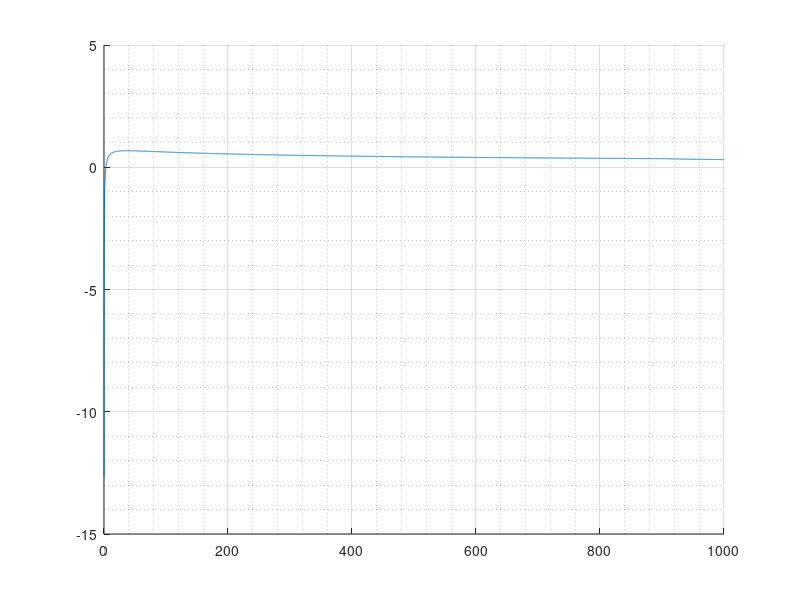

The MATLAB script that drew this image:
clear
close all
clc

% Dati stadio:
r2_r1 = 1;
cm2_cm1 = 1;
D0s_D0h = 1.25;
n = 25000;
alpha1 = deg2rad(75);
u = 350;
eta_r = 0.92;
eta_s = 0.88;
f = 0.03;

% Fluido di lavoro:
T00 = 0;
p00 = 0;
k = 1.4;
R_f = 287;
cp = 1004;

psi = [1e-1:0.1:1e3]';
R = [0];

eta_tts = [];

for i = 1:1
    for j = 1:size(psi,1)
        kis = 1./sqrt(psi(j));
        C1 = sqrt(eta_s)/kis .* (sqrt(1-R(i)));
        C1t = C1.*sin(alpha1);
        C2m = C1.*sin(alpha1);
        C1m = C2m;
        W2 = sqrt(((eta_r*(1+f).*R(i))/kis.^2) + (eta_s/(kis.^2)).*(1-R) - 2*sqrt(eta_s)/(kis).*sqrt(1-R(i))*sin(alpha1) + (r2_r1).^2);
        W2t = sqrt(W2.^2 - C2m.^2);
        C2t = (W2t - r2_r1);

        C2 = sqrt(C2m.^2 + C2t.^2);
        lambda = 2*(C1t - r2_r1*C2t);

        phie = 1;

        eta = lambda/(psi(j) - phie*C2.^2);
        eta_tts = [eta_tts; eta];

    end
end

%%
figure
hold on;
grid on;
grid minor;
plot(psi, eta_tts);
